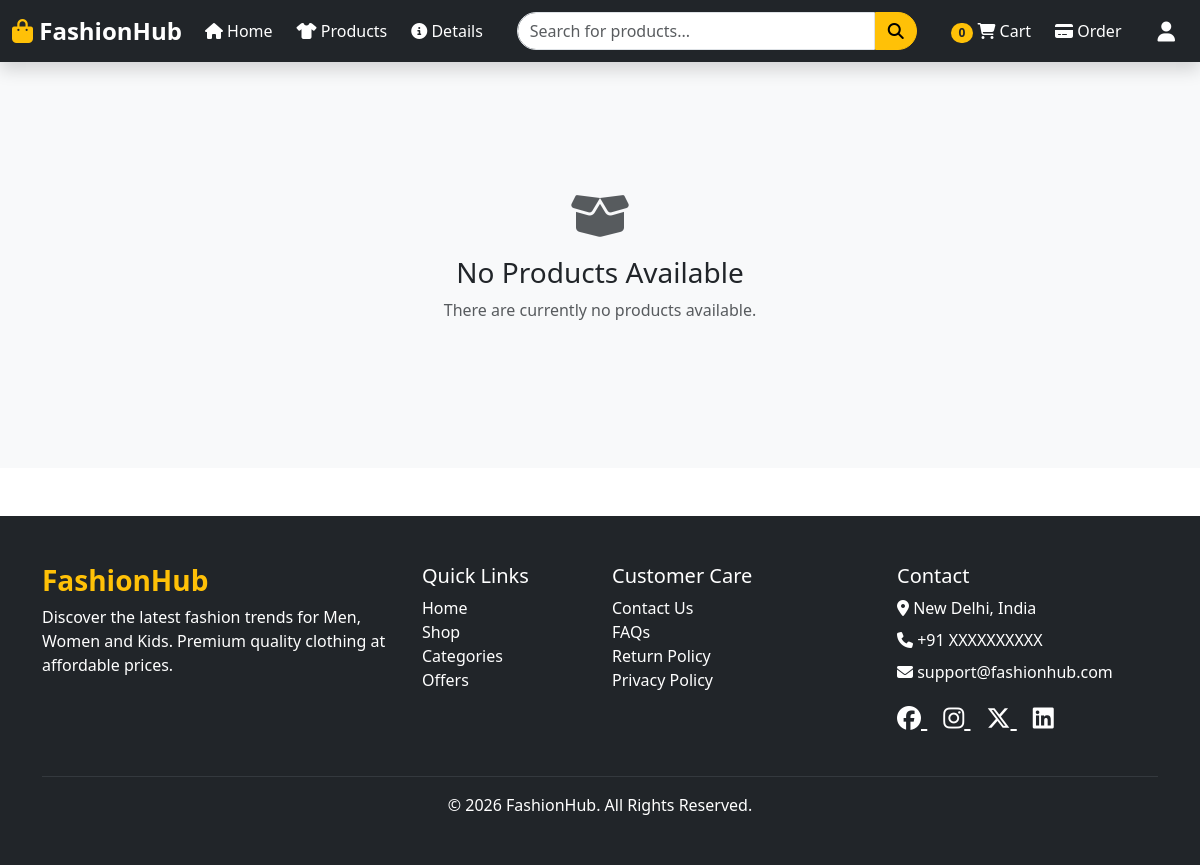
The page /accessories/ on the database as committed earlier.
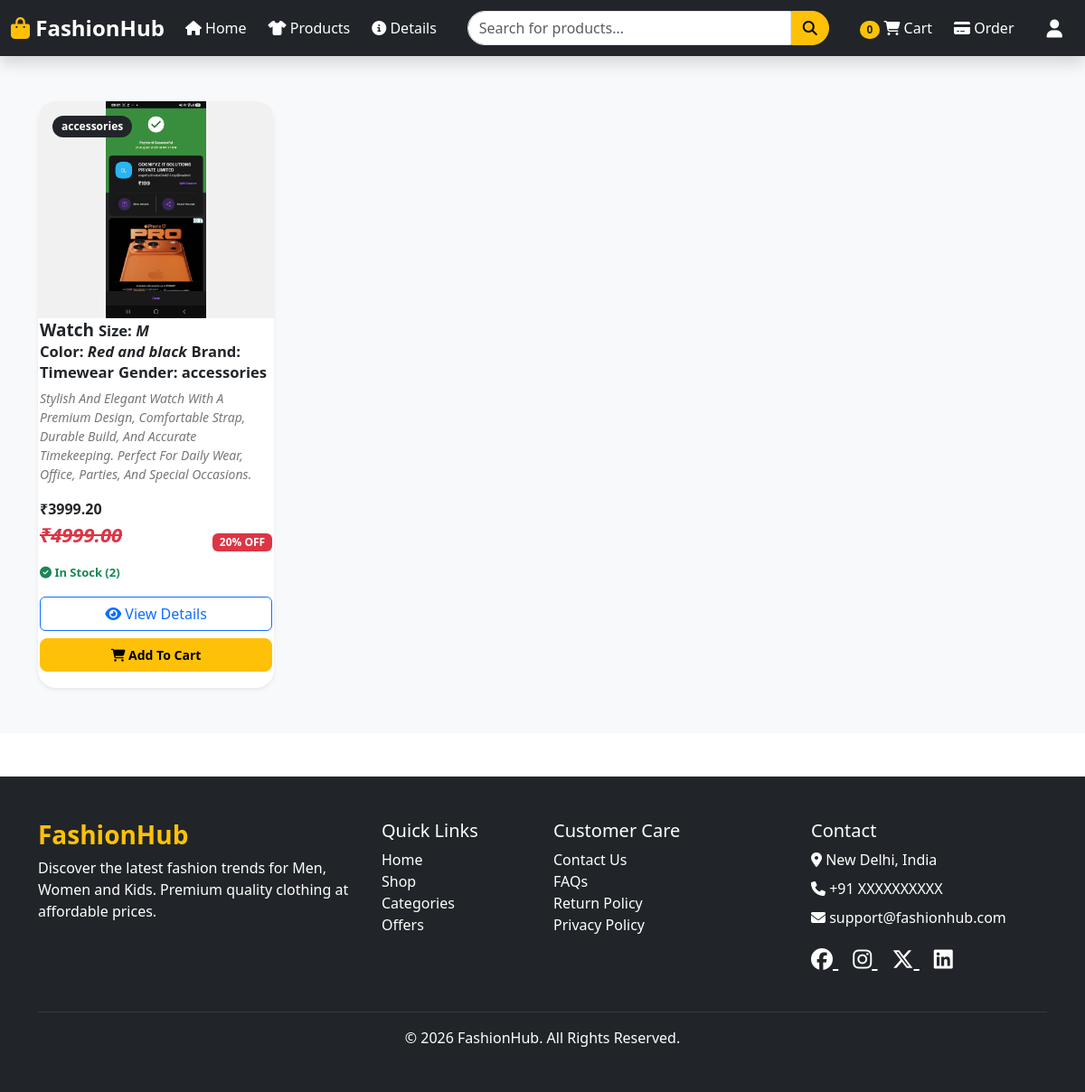
The same page on the database as committed later.
### AppApi/models.py (models this page shows, shortened)
class Product(models.Model):
    name = models.CharField(max_length=200)
    category = models.CharField(max_length=100)
    gender = models.CharField(
        max_length=15,
        choices=GENDER_CHOICES
    )
    description = models.TextField()
    price = models.DecimalField(max_digits=10, decimal_places=2)
    discount = models.IntegerField(default=0)
    image = models.ImageField(upload_to='products/')
    stock = models.PositiveIntegerField(default=0)
    size = models.CharField(
            max_length=4,
            choices=SIZE_CHOICES
        )
    color = models.CharField(max_length=50, blank=True)
    brand = models.CharField(max_length=100, blank=True)
    sku = models.CharField(max_length=100, unique=True)
    created_at = models.DateTimeField(auto_now_add=True)

### CodeAlpha/frontend_view.py (the view)
# urls.py: path('accessories/',frontend_view.Accessories,name='Accessories'),
def Accessories(request):
    products = Product.objects.filter(gender='accessories')
    for product in products:
                 product.name = product.name.capitalize()
                 product.color = product.color.capitalize()
                 product.brand = product.brand.capitalize()
                 product.size = product.size.upper()
                 product.description = product.description.title()
                 product.discount_price =  product.price - (product.price *    product.discount / 100)
    return render(request, "Accessories.html", {"products": products})

### templates/Accessories.html
{% include "header.html" %}
{% include "product_section.html" %}
{% include "footer.html" %}

### templates/product_section.html (shortened to what this page needs)
{% load static %}
<link rel="stylesheet" href="{% static 'products.css' %}">
<section class="products-section">
    <div class="container">
    <div class="row g-4">
        {% for product in products %}
        <div class="col-6 col-md-6 col-lg-4 col-xl-3">
            <div class="card product-card shadow-sm h-100">
                <div class="product-image-wrapper">
                    {% if product.image %}
                    <img src="{{ product.image.url }}"
                         class="product-image"
                         alt="{{ product.name }}">
                    {% endif %}
                    <span class="badge bg-dark position-absolute top-0 start-0 m-3 gender-badge">
                        {{ product.gender  }}
                    </span>
                </div>
                <div class="product-info">
                    <h6 class="product-name">
                        <b>{{ product.name }}</b>  <small>Size: <i>{{ product.size }}</i></small>
                        <br>
                        <small>Color: <i>{{ product.color }}</i></small>
                        <small>Brand: {{ product.brand }}</small>
                        <small>Gender: {{ product.gender }}</small>
                    </h6>
                    <p class="product-description">
                        <i>{{ product.description  }}</i>
                    </p>
                <strong>
                            ₹{{ product.discount_price}}
                        </strong>
                    <div class="d-flex justify-content-between align-items-center ">
                        <span class="product-price">
                            <p style="text-decoration: line-through;"><i>₹{{ product.price }} </i></p>
                        </span>
                        {% if product.discount %}
                            <span class="badge bg-danger">
                                {{ product.discount }}% OFF
                            </span>
                        {% endif %}
                    </div>
                    {% if product.stock > 0 %}
                        <p class="stock-text mb-3">
                            <i class="fa-solid fa-circle-check"></i>
                            In Stock ({{ product.stock }})
                        </p>
                    {% else %}
                        <p class="text-danger fw-bold mb-3">
                            <i class="fa-solid fa-circle-xmark"></i>
                            Out of Stock
                        </p>
                    {% endif %}
                    <div class="d-grid gap-2">
                        <a href="{% url 'products_details' %}"
                           class="btn btn-outline-primary">
                            <i class="fa-solid fa-eye"></i>
                            View Details
                        </a>
                        {% if product.stock > 0 %}
                        <form method="POST" action="{% url 'add_to_cart' product.id %}">
                            <button type="submit" class="btn btn-warning cart-btn w-100">
                                <i class="fa-solid fa-cart-shopping"></i>
                                Add To Cart
                            </button>
                        </form>
                        {% else %}
                        <button class="btn btn-secondary cart-btn"
                                disabled>
                            Out of Stock
                        </button>
                        {% endif %}
                    </div>
                </div>
            </div>
        </div>
        {% empty %}
        <div class="col-12">
            <div class="empty-products">
                <i class="fa-solid fa-box-open fa-3x text-muted mb-3"></i>
                <h3>No Products Available</h3>
                <p class="text-muted">
                    There are currently no products available.
                </p>
            </div>
        </div>
        {% endfor %}
    </div>
    </div>
</section>

Rows that differ between the two databases and show on the page:
added Product: image (picture), gender "accessories", name "Watch", size "M", color "Red and black", brand "Timewear", description "Stylish And Elegant Watch With A Premium Design, Comfortable Strap, Durable Build, And Accurate Timekeeping. Perfect For Daily Wear, Office, Parties, And Special Occasions.", discount_price "3999.20", price "4999.00", discount "20", stock "2", shows "Add To Cart"
Other text that changed with them:
text no longer shown: "No Products Available There are currently no products available."
